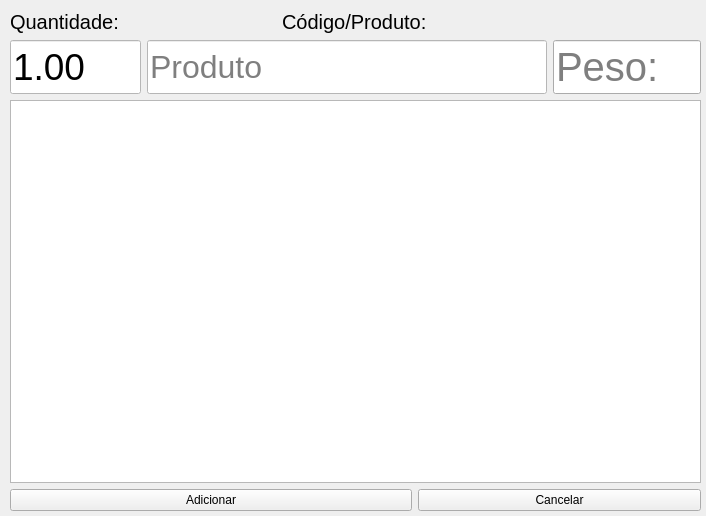
<?xml version="1.0" encoding="UTF-8"?>
<ui version="4.0">
 <class>pesquisar</class>
 <widget class="QWidget" name="pesquisar">
  <property name="windowModality">
   <enum>Qt::ApplicationModal</enum>
  </property>
  <property name="geometry">
   <rect>
    <x>0</x>
    <y>0</y>
    <width>706</width>
    <height>516</height>
   </rect>
  </property>
  <property name="windowTitle">
   <string>pesquisar</string>
  </property>
  <widget class="QWidget" name="">
   <property name="geometry">
    <rect>
     <x>10</x>
     <y>10</y>
     <width>691</width>
     <height>501</height>
    </rect>
   </property>
   <layout class="QGridLayout" name="gridLayout">
    <property name="sizeConstraint">
     <enum>QLayout::SetMinAndMaxSize</enum>
    </property>
    <item row="0" column="0" colspan="2">
     <widget class="QLabel" name="label">
      <property name="font">
       <font>
        <pointsize>15</pointsize>
       </font>
      </property>
      <property name="styleSheet">
       <string notr="true"/>
      </property>
      <property name="text">
       <string>Quantidade:</string>
      </property>
     </widget>
    </item>
    <item row="0" column="2" colspan="3">
     <widget class="QLabel" name="label_2">
      <property name="sizePolicy">
       <sizepolicy hsizetype="Expanding" vsizetype="Preferred">
        <horstretch>0</horstretch>
        <verstretch>0</verstretch>
       </sizepolicy>
      </property>
      <property name="font">
       <font>
        <pointsize>15</pointsize>
       </font>
      </property>
      <property name="text">
       <string>Código/Produto:</string>
      </property>
     </widget>
    </item>
    <item row="1" column="0">
     <widget class="QLineEdit" name="quantidade">
      <property name="sizePolicy">
       <sizepolicy hsizetype="MinimumExpanding" vsizetype="Minimum">
        <horstretch>0</horstretch>
        <verstretch>0</verstretch>
       </sizepolicy>
      </property>
      <property name="minimumSize">
       <size>
        <width>3</width>
        <height>0</height>
       </size>
      </property>
      <property name="baseSize">
       <size>
        <width>0</width>
        <height>0</height>
       </size>
      </property>
      <property name="font">
       <font>
        <pointsize>28</pointsize>
       </font>
      </property>
      <property name="styleSheet">
       <string notr="true">background-color: rgb(255, 255, 255);</string>
      </property>
      <property name="text">
       <string>1.00</string>
      </property>
      <property name="placeholderText">
       <string/>
      </property>
     </widget>
    </item>
    <item row="1" column="1" colspan="3">
     <widget class="QLineEdit" name="pesq_Produt">
      <property name="sizePolicy">
       <sizepolicy hsizetype="MinimumExpanding" vsizetype="Minimum">
        <horstretch>0</horstretch>
        <verstretch>0</verstretch>
       </sizepolicy>
      </property>
      <property name="minimumSize">
       <size>
        <width>400</width>
        <height>0</height>
       </size>
      </property>
      <property name="font">
       <font>
        <pointsize>24</pointsize>
       </font>
      </property>
      <property name="styleSheet">
       <string notr="true">background-color: rgb(255, 255, 255);</string>
      </property>
      <property name="text">
       <string/>
      </property>
      <property name="placeholderText">
       <string>Produto</string>
      </property>
     </widget>
    </item>
    <item row="1" column="4">
     <widget class="QLineEdit" name="lineEdit_2">
      <property name="sizePolicy">
       <sizepolicy hsizetype="Expanding" vsizetype="Preferred">
        <horstretch>0</horstretch>
        <verstretch>0</verstretch>
       </sizepolicy>
      </property>
      <property name="font">
       <font>
        <pointsize>30</pointsize>
       </font>
      </property>
      <property name="placeholderText">
       <string>Peso:</string>
      </property>
     </widget>
    </item>
    <item row="2" column="0" colspan="5">
     <widget class="QTableView" name="tableView"/>
    </item>
    <item row="3" column="0" colspan="3">
     <widget class="QPushButton" name="adicionar_venda">
      <property name="text">
       <string>Adicionar</string>
      </property>
     </widget>
    </item>
    <item row="3" column="3" colspan="2">
     <widget class="QPushButton" name="cancelar_pesquisa">
      <property name="text">
       <string>Cancelar</string>
      </property>
     </widget>
    </item>
   </layout>
  </widget>
 </widget>
 <tabstops>
  <tabstop>pesq_Produt</tabstop>
  <tabstop>quantidade</tabstop>
  <tabstop>cancelar_pesquisa</tabstop>
  <tabstop>lineEdit_2</tabstop>
  <tabstop>tableView</tabstop>
  <tabstop>adicionar_venda</tabstop>
 </tabstops>
 <resources/>
 <connections/>
</ui>
